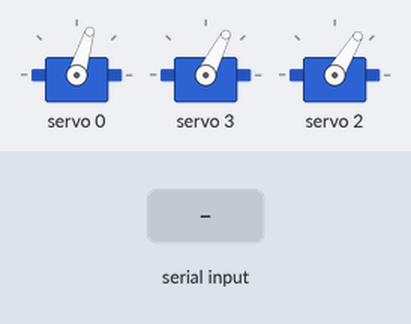
Simulated run of this sketch. Board: Arduino Uno, built with avr-gcc and run on an emulated ATmega328P. Shown: 3 × servo. Inputs (shaded band) come from the test bench. What the sketch prints to the serial monitor is not drawn.

Above: at 1.8 s.
1.9 s: "trim 10 -5 0\n" received over Serial
At 3.1 s:
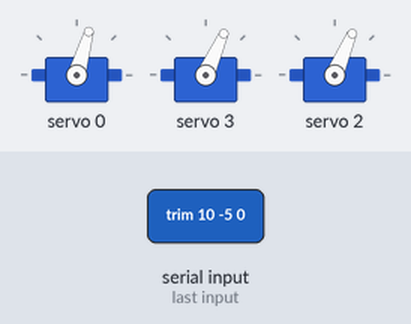
3.4 s: "bin a\n" received over Serial
At 4.3 s:
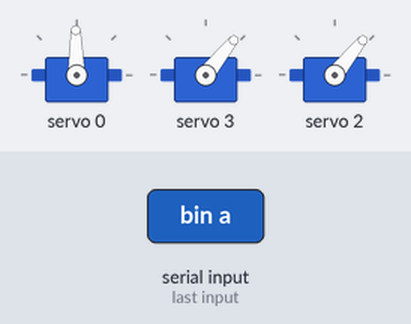
4.9 s: "bin b\n" received over Serial
At 6.1 s:
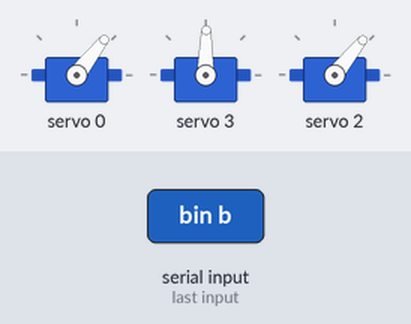
6.4 s: "bin c\n" received over Serial
At 7.5 s:
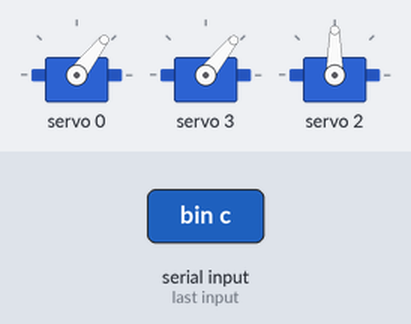
7.9 s: "level\n" received over Serial
At 8.7 s:
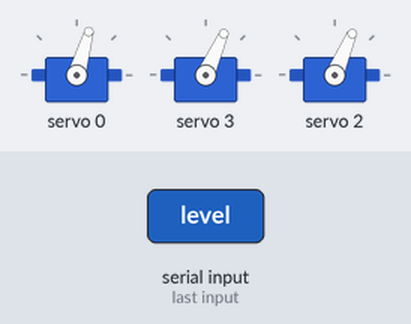
9.4 s: "bin A\n" received over Serial
At 10.1 s:
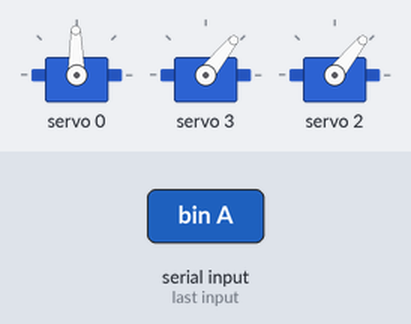
Timing chart, 0 to 11.9 s (numbered marks = the images above; inputs shaded):
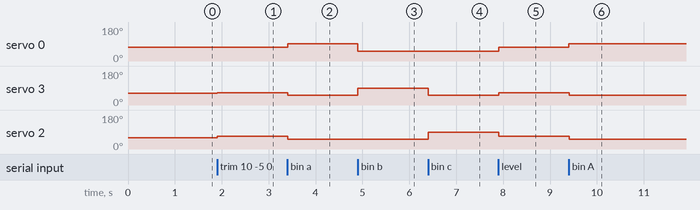

Measured:
- after the input at 1.9 s, servo 0: 73° → 74° at once; servo 3: 63° → 66° at once; servo 2: 59° → 67° at once
- after the input at 3.4 s, servo 0: 74° → 91° at once; servo 3: 66° → 51° at once; servo 2: 67° → 51° at once
- after the input at 4.9 s, servo 0: 91° → 52° at once; servo 3: 51° → 89° at once
- after the input at 6.4 s, servo 3: 89° → 51° at once; servo 2: 51° → 90° at once
- after the input at 7.9 s, servo 0: 52° → 74° at once; servo 3: 51° → 66° at once; servo 2: 90° → 67° at once
- after the input at 9.4 s, servo 0: 74° → 91° at once; servo 3: 66° → 51° at once; servo 2: 67° → 51° at once

The sketch:

stewart_ik-6.ino
```cpp
/*
 * stewart_ik.ino
 * ──────────────────────────────────────────────────────────────────
 * Smart Trashcan — Stewart Platform IK Solver
 * Arduino UNO Q (STM32 side) + PCA9685 over I2C
 *
 * GEOMETRY (all locked values from spec sheet v2):
 *   Platform attachment radius  : 100mm
 *   Arm length                  : 38mm
 *   Pushrod length              : 53mm
 *   Neutral arm angle           : 46° from horizontal
 *   Clearance angle             : 5°
 *   Max tilt                    : 20° (raised to fit EXPEL_DEG)
 *   Expulsion threshold         : 18.5°
 *   Bowl lip angle              : 9.5°
 *   Bin directions              : A=0°, B=120°, C=240°
 *
 * WIRING:
 *   PCA9685 SDA → UNO Q SDA
 *   PCA9685 SCL → UNO Q SCL
 *   PCA9685 VCC → 3.3V or 5V (logic)
 *   PCA9685 V+  → 5V servo rail (XL4016 buck converter)
 *   Servo A     → PCA9685 channel 0  (top, 90° mount position)
 *   Servo B     → PCA9685 channel 3  (bottom-right, 210° mount)
 *   Servo C     → PCA9685 channel 2  (bottom-left, 330° mount)
 *
 * SERIAL COMMANDS (115200 baud):
 *   level              — return platform to level
 *   tilt <dir> <mag>   — tilt to direction (deg) at magnitude (deg)
 *   bin a|b|c          — tilt toward bin A, B, or C at expulsion angle
 *   sweep              — demo sweep through all three bin directions
 *   status             — print current position
 *   trim <a> <b> <c>   — set servo trims in µs e.g. "trim 10 -5 0"
 *   m                  — show menu
 * ──────────────────────────────────────────────────────────────────
 */

#include <Wire.h>
#include <Adafruit_PWMServoDriver.h>

// ── Result type (must be declared before any function that uses it) ─
struct ServoResult {
  float armAngleDeg;
  int   pulseUS;
};

// ── PCA9685 ────────────────────────────────────────────────────────
Adafruit_PWMServoDriver pca = Adafruit_PWMServoDriver(0x40);

// ── Servo channels on PCA9685 ──────────────────────────────────────
#define SERVO_A  0
#define SERVO_B  3
#define SERVO_C  2

const uint8_t SERVO_CH[3] = { SERVO_A, SERVO_B, SERVO_C };

// ── PWM ────────────────────────────────────────────────────────────
#define PWM_FREQ      50
#define SERVO_MIN_US  1000
#define SERVO_MAX_US  2000

// ── Geometry constants ─────────────────────────────────────────────
const float PLATE_R       = 100.0f;  // attachment radius on top plate (mm)
const float ARM_LEN       = 38.0f;   // servo arm length (mm)
const float ROD_LEN       = 53.0f;   // pushrod length (mm)
const float NEUTRAL_DEG   = 46.0f;   // arm neutral angle from horizontal (deg)
const float CLEARANCE_DEG = 5.0f;    // min arm angle from horizontal (deg)
const float MAX_TILT_DEG  = 20.0f;   // hard ceiling — must be >= EXPEL_DEG + BOWL_OFFSET
const float EXPEL_DEG     = 18.5f;   // commanded tilt to expel item
const float BOWL_OFFSET   = 2.0f;    // added inside computeServo before clamping

// Servo mount angles on base plate (degrees, 120° apart)
const float MOUNT_ANGLE[3] = { 90.0f, 210.0f, 330.0f };

// Bin tilt directions (degrees)
const float BIN_DIR[3]     = { 0.0f, 120.0f, 240.0f };
const char  BIN_NAME[3][12] = { "recycling", "landfill", "compost" };

// ── Per-servo trim (µs) ────────────────────────────────────────────
// Positive = arm moves higher, negative = arm moves lower.
// Update these from your zeroing calibration session.
int trimUS[3] = { 0, -40, -80 };   // [A, B, C]

// ── Current state ──────────────────────────────────────────────────
float currentDir = 0.0f;
float currentMag = 0.0f;

// ── Helpers ────────────────────────────────────────────────────────
#define DEG2RAD(x) ((x) * (float)M_PI / 180.0f)
#define RAD2DEG(x) ((x) * 180.0f / (float)M_PI)

uint16_t usTotick(uint16_t us) {
  return (uint16_t)((us / 20000.0f) * 4096.0f);
}

void setServoUS(uint8_t ch, int us) {
  us = constrain(us, SERVO_MIN_US, SERVO_MAX_US);
  pca.setPWM(ch, 0, usTotick((uint16_t)us));
}

// ── IK Solver ──────────────────────────────────────────────────────
//
// KEY FIX: bowl offset is applied INSIDE computeServo, AFTER which
// the result is clamped to MAX_TILT_DEG. movePlatform does NOT clamp
// the incoming magnitude — that was preventing EXPEL_DEG from reaching
// the solver when EXPEL_DEG > old MAX_TILT_DEG.
//
// ARM ANGLE → PWM MAPPING:
//   Horn attached at horizontal (0°) = 1000µs
//   46° neutral                      = 1256µs
//   90° vertical (avoid)             = 1500µs
//   us = 1000 + (arm_angle_deg / 180) * 1000

ServoResult computeServo(uint8_t idx, float tiltDirDeg, float tiltMagDeg) {
  // Apply bowl offset then clamp — offset happens FIRST
  float effectiveMag = tiltMagDeg + BOWL_OFFSET;
  effectiveMag = min(effectiveMag, MAX_TILT_DEG);

  float dirRad = DEG2RAD(tiltDirDeg);
  float magRad = DEG2RAD(effectiveMag);

  // Normal vector of tilted plate
  float nx =  sinf(magRad) * sinf(dirRad);
  float ny = -sinf(magRad) * cosf(dirRad);
  float nz =  cosf(magRad);

  // Attachment point on plate for this servo
  float mountRad = DEG2RAD(MOUNT_ANGLE[idx]);
  float px = PLATE_R * cosf(mountRad);
  float py = PLATE_R * sinf(mountRad);

  // Vertical displacement at this attachment point
  float dz = -(nx * px + ny * py) / nz;

  // Map displacement to arm angle
  float sinNeutral  = sinf(DEG2RAD(NEUTRAL_DEG));
  float sinArmAngle = (dz / ARM_LEN) + sinNeutral;
  sinArmAngle = constrain(sinArmAngle, -1.0f, 1.0f);
  float armAngleDeg = RAD2DEG(asinf(sinArmAngle));

  // Clamp to safe range
  armAngleDeg = constrain(armAngleDeg, CLEARANCE_DEG, 85.0f);

  // Convert to PWM
  int us = (int)(1000.0f + (armAngleDeg / 180.0f) * 1000.0f);
  us += trimUS[idx];

  ServoResult r;
  r.armAngleDeg = armAngleDeg;
  r.pulseUS     = constrain(us, SERVO_MIN_US, SERVO_MAX_US);
  return r;
}

// ── Move platform ──────────────────────────────────────────────────
// NOTE: no constrain on magDeg here — let computeServo handle clamping
// so EXPEL_DEG passes through correctly
void movePlatform(float dirDeg, float magDeg) {
  currentDir = dirDeg;
  currentMag = magDeg;
  for (uint8_t i = 0; i < 3; i++) {
    ServoResult r = computeServo(i, dirDeg, magDeg);
    setServoUS(SERVO_CH[i], r.pulseUS);
  }
}

// ── Level platform ─────────────────────────────────────────────────
void levelPlatform() {
  movePlatform(0.0f, 0.0f);
  Serial.println(F(">> Platform levelled"));
}

// ── Tilt toward a bin ──────────────────────────────────────────────
void tiltToBin(uint8_t binIdx) {
  if (binIdx > 2) return;
  Serial.print(F(">> Tilting toward bin "));
  Serial.print((char)('A' + binIdx));
  Serial.print(F(" ("));
  Serial.print(BIN_NAME[binIdx]);
  Serial.println(F(")"));
  movePlatform(BIN_DIR[binIdx], EXPEL_DEG);
}

// ── Demo sweep ─────────────────────────────────────────────────────
void sweepDemo() {
  Serial.println(F(">> Sweep demo starting..."));
  for (uint8_t i = 0; i < 3; i++) {
    tiltToBin(i);
    printStatus();
    delay(1500);
    levelPlatform();
    delay(800);
  }
  Serial.println(F(">> Sweep complete"));
}

// ── Print status ───────────────────────────────────────────────────
void printStatus() {
  Serial.println(F("────────────────────────────────────────"));
  Serial.print(F("  Tilt direction : ")); Serial.print(currentDir, 1); Serial.println(F("°"));
  Serial.print(F("  Tilt magnitude : ")); Serial.print(currentMag, 1); Serial.println(F("°"));

  bool expelling = currentMag >= EXPEL_DEG;
  Serial.print(F("  State          : "));
  if (currentMag == 0.0f)  Serial.println(F("Level"));
  else if (!expelling)     Serial.println(F("Holding"));
  else {
    Serial.print(F("Expelling → "));
    float minDiff = 999.0f;
    uint8_t closest = 0;
    for (uint8_t i = 0; i < 3; i++) {
      float d = fabsf(currentDir - BIN_DIR[i]);
      while (d > 360.0f) d -= 360.0f;
      float diff = fabsf(d - 180.0f);
      if (diff < minDiff) { minDiff = diff; closest = i; }
    }
    Serial.println(BIN_NAME[closest]);
  }

  Serial.println(F("  Servo positions:"));
  for (uint8_t i = 0; i < 3; i++) {
    ServoResult r = computeServo(i, currentDir, currentMag);
    Serial.print(F("    Servo "));
    Serial.print((char)('A' + i));
    Serial.print(F(" (ch")); Serial.print(SERVO_CH[i]); Serial.print(F("): "));
    Serial.print(r.armAngleDeg, 1);
    Serial.print(F("°  →  "));
    Serial.print(r.pulseUS);
    Serial.print(F(" µs  (trim: "));
    Serial.print(trimUS[i]);
    Serial.println(F(" µs)"));
  }
  Serial.println(F("────────────────────────────────────────"));
}

// ── Print menu ─────────────────────────────────────────────────────
void printMenu() {
  Serial.println(F("\n═══════════════════════════════════════════"));
  Serial.println(F("  STEWART IK — command menu"));
  Serial.println(F("═══════════════════════════════════════════"));
  Serial.println(F("  level              — level the platform"));
  Serial.println(F("  tilt <dir> <mag>   — e.g. 'tilt 120 18.5'"));
  Serial.println(F("  bin a              — expel → recycling"));
  Serial.println(F("  bin b              — expel → landfill"));
  Serial.println(F("  bin c              — expel → compost"));
  Serial.println(F("  sweep              — demo all three bins"));
  Serial.println(F("  status             — print current state"));
  Serial.println(F("  trim <a> <b> <c>   — e.g. 'trim 0 -40 -80'"));
  Serial.println(F("  m                  — show this menu"));
  Serial.println(F("═══════════════════════════════════════════"));
  Serial.print(F("  EXPEL_DEG  : ")); Serial.println(EXPEL_DEG);
  Serial.print(F("  MAX_TILT   : ")); Serial.println(MAX_TILT_DEG);
  Serial.print(F("  BOWL_OFFSET: ")); Serial.println(BOWL_OFFSET);
  Serial.println(F("═══════════════════════════════════════════\n"));
}

// ── Handle serial command ──────────────────────────────────────────
void handleCommand(String cmd) {
  cmd.trim();

  if (cmd == "level") {
    levelPlatform();
    printStatus();
  }
  else if (cmd.startsWith("tilt ")) {
    String args = cmd.substring(5);
    int spaceIdx = args.indexOf(' ');
    if (spaceIdx < 0) {
      Serial.println(F("Usage: tilt <dir_deg> <mag_deg>"));
      return;
    }
    float dir = args.substring(0, spaceIdx).toFloat();
    float mag = args.substring(spaceIdx + 1).toFloat();
    movePlatform(dir, mag);
    printStatus();
  }
  else if (cmd == "bin a" || cmd == "bin A") { tiltToBin(0); printStatus(); }
  else if (cmd == "bin b" || cmd == "bin B") { tiltToBin(1); printStatus(); }
  else if (cmd == "bin c" || cmd == "bin C") { tiltToBin(2); printStatus(); }
  else if (cmd == "sweep")  { sweepDemo(); }
  else if (cmd == "status") { printStatus(); }
  else if (cmd == "m")      { printMenu(); }
  else if (cmd.startsWith("trim ")) {
    String args = cmd.substring(5);
    int s1 = args.indexOf(' ');
    int s2 = args.indexOf(' ', s1 + 1);
    if (s1 < 0 || s2 < 0) {
      Serial.println(F("Usage: trim <A_us> <B_us> <C_us>"));
      return;
    }
    trimUS[0] = args.substring(0, s1).toInt();
    trimUS[1] = args.substring(s1 + 1, s2).toInt();
    trimUS[2] = args.substring(s2 + 1).toInt();
    Serial.print(F(">> Trims → A=")); Serial.print(trimUS[0]);
    Serial.print(F(" B="));          Serial.print(trimUS[1]);
    Serial.print(F(" C="));          Serial.println(trimUS[2]);
    movePlatform(currentDir, currentMag);
    printStatus();
  }
  else {
    Serial.print(F("Unknown: ")); Serial.println(cmd);
    Serial.println(F("Type 'm' for menu."));
  }
}

// ══════════════════════════════════════════════════════════════════
void setup() {
  Serial.begin(115200);
  while (!Serial) delay(10);

  Serial.println(F("\nStarting PCA9685..."));
  pca.begin();
  pca.setOscillatorFrequency(27000000);
  pca.setPWMFreq(PWM_FREQ);
  delay(10);

  Serial.println(F("PCA9685 ready."));
  levelPlatform();
  delay(500);
  printStatus();
  printMenu();
}

// ══════════════════════════════════════════════════════════════════
void loop() {
  if (Serial.available()) {
    String cmd = Serial.readStringUntil('\n');
    handleCommand(cmd);
  }
}
```
